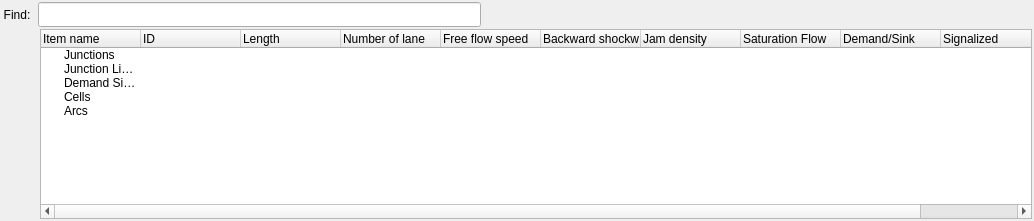
<?xml version="1.0" encoding="UTF-8"?>
<ui version="4.0">
 <class>DListElementPanel</class>
 <widget class="QWidget" name="DListElementPanel">
  <property name="geometry">
   <rect>
    <x>0</x>
    <y>0</y>
    <width>1034</width>
    <height>221</height>
   </rect>
  </property>
  <property name="windowTitle">
   <string>DListElementPanel</string>
  </property>
  <layout class="QVBoxLayout" name="verticalLayout">
   <property name="spacing">
    <number>2</number>
   </property>
   <property name="leftMargin">
    <number>2</number>
   </property>
   <property name="topMargin">
    <number>2</number>
   </property>
   <property name="rightMargin">
    <number>2</number>
   </property>
   <property name="bottomMargin">
    <number>2</number>
   </property>
   <item>
    <layout class="QHBoxLayout" name="horizontalLayout">
     <property name="spacing">
      <number>6</number>
     </property>
     <item>
      <widget class="QLabel" name="FindText_label">
       <property name="sizePolicy">
        <sizepolicy hsizetype="Preferred" vsizetype="Minimum">
         <horstretch>0</horstretch>
         <verstretch>0</verstretch>
        </sizepolicy>
       </property>
       <property name="minimumSize">
        <size>
         <width>30</width>
         <height>25</height>
        </size>
       </property>
       <property name="text">
        <string>Find:</string>
       </property>
       <property name="alignment">
        <set>Qt::AlignCenter</set>
       </property>
      </widget>
     </item>
     <item>
      <widget class="QLineEdit" name="FindInput_lineEdit">
       <property name="sizePolicy">
        <sizepolicy hsizetype="Expanding" vsizetype="Minimum">
         <horstretch>0</horstretch>
         <verstretch>0</verstretch>
        </sizepolicy>
       </property>
       <property name="minimumSize">
        <size>
         <width>0</width>
         <height>25</height>
        </size>
       </property>
      </widget>
     </item>
     <item>
      <widget class="QLabel" name="FindResult_label">
       <property name="sizePolicy">
        <sizepolicy hsizetype="Preferred" vsizetype="Minimum">
         <horstretch>0</horstretch>
         <verstretch>0</verstretch>
        </sizepolicy>
       </property>
       <property name="minimumSize">
        <size>
         <width>40</width>
         <height>25</height>
        </size>
       </property>
       <property name="text">
        <string/>
       </property>
      </widget>
     </item>
     <item>
      <widget class="QPushButton" name="SearchUpward_pushButton">
       <property name="sizePolicy">
        <sizepolicy hsizetype="Minimum" vsizetype="Minimum">
         <horstretch>0</horstretch>
         <verstretch>0</verstretch>
        </sizepolicy>
       </property>
       <property name="minimumSize">
        <size>
         <width>25</width>
         <height>25</height>
        </size>
       </property>
       <property name="maximumSize">
        <size>
         <width>25</width>
         <height>25</height>
        </size>
       </property>
       <property name="toolTip">
        <string>Search upward</string>
       </property>
       <property name="styleSheet">
        <string notr="true">#SearchUpward_pushButton{
padding: 0px 0 0px 0;
background:none;
border-width: 2px;
border-style: solid;
border-radius: 2px;
background-repeat:none;
font: bold italic large &quot;Times New Roman&quot;;
text-align: bottom;
background-image: url(./icons/up_icon_20px.png);
background-position: center ;
padding-bottom:0;

}
#SearchUpward_pushButton:hover
{
background-color:rgb(30, 190, 220,  10%);
border-width: 2px;
border-style: solid;
border-color: rgb(29, 190, 220,  15%);
background-repeat:none;
}
#SearchUpward_pushButton:pressed
{
background:rgb(25, 185, 215,  20%);
border-width: 2px;
border-style: solid;
border-color:rgb(24, 185, 215,  25%);
background-repeat:none;
font: bold italic large &quot;Times New Roman&quot;;
text-align: bottom;
background-image: url(./icons/up_icon_20px.png);
background-position: center;
}
</string>
       </property>
       <property name="text">
        <string/>
       </property>
      </widget>
     </item>
     <item>
      <widget class="QPushButton" name="SearchDownward_pushButton">
       <property name="sizePolicy">
        <sizepolicy hsizetype="Minimum" vsizetype="Minimum">
         <horstretch>0</horstretch>
         <verstretch>0</verstretch>
        </sizepolicy>
       </property>
       <property name="minimumSize">
        <size>
         <width>25</width>
         <height>25</height>
        </size>
       </property>
       <property name="maximumSize">
        <size>
         <width>25</width>
         <height>25</height>
        </size>
       </property>
       <property name="toolTip">
        <string>Search downward</string>
       </property>
       <property name="styleSheet">
        <string notr="true">#SearchDownward_pushButton{
padding: 0px 0 0px 0;
background:none;
border-width: 2px;
border-style: solid;
border-radius: 2px;
background-repeat:none;
font: bold italic large &quot;Times New Roman&quot;;
text-align: bottom;
background-image: url(./icons/down_icon_20px.png);
background-position: center ;
padding-bottom:0;

}
#SearchDownward_pushButton:hover
{
background-color:rgb(30, 190, 220,  10%);
border-width: 2px;
border-style: solid;
border-color: rgb(29, 190, 220,  15%);
background-repeat:none;
}
#SearchDownward_pushButton:pressed
{
background:rgb(25, 185, 215,  20%);
border-width: 2px;
border-style: solid;
border-color:rgb(24, 185, 215,  25%);
background-repeat:none;
font: bold italic large &quot;Times New Roman&quot;;
text-align: bottom;
background-image: url(./icons/down_icon_20px.png);
background-position: center;
}
</string>
       </property>
       <property name="text">
        <string/>
       </property>
      </widget>
     </item>
     <item>
      <spacer name="Button_horizontalSpacer">
       <property name="orientation">
        <enum>Qt::Horizontal</enum>
       </property>
       <property name="sizeHint" stdset="0">
        <size>
         <width>40</width>
         <height>25</height>
        </size>
       </property>
      </spacer>
     </item>
    </layout>
   </item>
   <item>
    <layout class="QHBoxLayout" name="treewidget_horizontalLayout">
     <property name="spacing">
      <number>2</number>
     </property>
     <item>
      <layout class="QVBoxLayout" name="Buttons_verticalLayout">
       <property name="spacing">
        <number>0</number>
       </property>
       <item>
        <widget class="QPushButton" name="ZoomIn_pushButton">
         <property name="sizePolicy">
          <sizepolicy hsizetype="Preferred" vsizetype="Preferred">
           <horstretch>0</horstretch>
           <verstretch>0</verstretch>
          </sizepolicy>
         </property>
         <property name="toolTip">
          <string>Zoom into the location of selected items</string>
         </property>
         <property name="statusTip">
          <string/>
         </property>
         <property name="styleSheet">
          <string notr="true">#ZoomIn_pushButton{
padding: 0px 0 0px 0;
background:none;
border-width: 2px;
border-style: solid;
border-radius: 2px;
background-repeat:none;
font: bold italic large &quot;Times New Roman&quot;;
text-align: bottom;
background-image: url(./icons/zoomin_20px.png);
background-position: center ;
padding-bottom:0;

}
#ZoomIn_pushButton:hover
{
background-color:rgb(30, 190, 220,  10%);
border-width: 2px;
border-style: solid;
border-color: rgb(29, 190, 220,  15%);
background-repeat:none;
}
#ZoomIn_pushButton:pressed
{
background:rgb(25, 185, 215,  20%);
border-width: 2px;
border-style: solid;
border-color:rgb(24, 185, 215,  25%);
background-repeat:none;
font: bold italic large &quot;Times New Roman&quot;;
text-align: bottom;
background-image: url(./icons/zoomin_20px.png);
background-position: center;
}
</string>
         </property>
         <property name="text">
          <string/>
         </property>
        </widget>
       </item>
       <item>
        <widget class="QPushButton" name="SelectAll_pushButton">
         <property name="sizePolicy">
          <sizepolicy hsizetype="Preferred" vsizetype="Preferred">
           <horstretch>0</horstretch>
           <verstretch>0</verstretch>
          </sizepolicy>
         </property>
         <property name="toolTip">
          <string>Select all expanded items</string>
         </property>
         <property name="styleSheet">
          <string notr="true">#SelectAll_pushButton{
padding: 0px 0 0px 0;
background:none;
border-width: 2px;
border-style: solid;
border-radius: 2px;
background-repeat:none;
font: bold italic large &quot;Times New Roman&quot;;
text-align: bottom;
background-image: url(./icons/select_icon_20px.png);
background-position: center ;
padding-bottom:0;

}
#SelectAll_pushButton:hover
{
background-color:rgb(30, 190, 220,  10%);
border-width: 2px;
border-style: solid;
border-color: rgb(29, 190, 220,  15%);
background-repeat:none;
}
#SelectAll_pushButton:pressed
{
background:rgb(25, 185, 215,  20%);
border-width: 2px;
border-style: solid;
border-color:rgb(24, 185, 215,  25%);
background-repeat:none;
font: bold italic large &quot;Times New Roman&quot;;
text-align: bottom;
background-image: url(./icons/select_icon_20px.png);
background-position: center;
}
</string>
         </property>
         <property name="text">
          <string/>
         </property>
        </widget>
       </item>
       <item>
        <widget class="QPushButton" name="UnselectAll_pushButton">
         <property name="sizePolicy">
          <sizepolicy hsizetype="Preferred" vsizetype="Preferred">
           <horstretch>0</horstretch>
           <verstretch>0</verstretch>
          </sizepolicy>
         </property>
         <property name="toolTip">
          <string>Unselected all items</string>
         </property>
         <property name="styleSheet">
          <string notr="true">#UnselectAll_pushButton{
padding: 0px 0 0px 0;
background:none;
border-width: 2px;
border-style: solid;
border-radius: 2px;
background-repeat:none;
font: bold italic large &quot;Times New Roman&quot;;
text-align: bottom;
background-image: url(./icons/Unselect_icon_20px.png);
background-position: center ;
padding-bottom:0;

}
#UnselectAll_pushButton:hover
{
background-color:rgb(30, 190, 220,  10%);
border-width: 2px;
border-style: solid;
border-color: rgb(29, 190, 220,  15%);
background-repeat:none;
}
#UnselectAll_pushButton:pressed
{
background:rgb(25, 185, 215,  20%);
border-width: 2px;
border-style: solid;
border-color:rgb(24, 185, 215,  25%);
background-repeat:none;
font: bold italic large &quot;Times New Roman&quot;;
text-align: bottom;
background-image: url(./icons/Unselect_icon_20px.png);
background-position: center;
}
</string>
         </property>
         <property name="text">
          <string/>
         </property>
        </widget>
       </item>
       <item>
        <widget class="QPushButton" name="ExpandAll_pushButton">
         <property name="sizePolicy">
          <sizepolicy hsizetype="Preferred" vsizetype="Preferred">
           <horstretch>0</horstretch>
           <verstretch>0</verstretch>
          </sizepolicy>
         </property>
         <property name="toolTip">
          <string>Expand all elements</string>
         </property>
         <property name="styleSheet">
          <string notr="true">#ExpandAll_pushButton{
padding: 0px 0 0px 0;
background:none;
border-width: 2px;
border-style: solid;
border-radius: 2px;
background-repeat:none;
font: bold italic large &quot;Times New Roman&quot;;
text-align: bottom;
background-image: url(./icons/expand_20px.png);
background-position: center ;
padding-bottom:0;

}
#ExpandAll_pushButton:hover
{
background-color:rgb(30, 190, 220,  10%);
border-width: 2px;
border-style: solid;
border-color: rgb(29, 190, 220,  15%);
background-repeat:none;
}
#ExpandAll_pushButton:pressed
{
background:rgb(25, 185, 215,  20%);
border-width: 2px;
border-style: solid;
border-color:rgb(24, 185, 215,  25%);
background-repeat:none;
font: bold italic large &quot;Times New Roman&quot;;
text-align: bottom;
background-image: url(./icons/expand_20px.png);
background-position: center;
}
</string>
         </property>
         <property name="text">
          <string/>
         </property>
        </widget>
       </item>
       <item>
        <widget class="QPushButton" name="CollapseAll_pushButton">
         <property name="sizePolicy">
          <sizepolicy hsizetype="Preferred" vsizetype="Preferred">
           <horstretch>0</horstretch>
           <verstretch>0</verstretch>
          </sizepolicy>
         </property>
         <property name="toolTip">
          <string>Collapse all elements</string>
         </property>
         <property name="styleSheet">
          <string notr="true">#CollapseAll_pushButton{
padding: 0px 0 0px 0;
background:none;
border-width: 2px;
border-style: solid;
border-radius: 2px;
background-repeat:none;
font: bold italic large &quot;Times New Roman&quot;;
text-align: bottom;
background-image: url(./icons/collapse_20px.png);
background-position: center ;
padding-bottom:0;

}
#CollapseAll_pushButton:hover
{
background-color:rgb(30, 190, 220,  10%);
border-width: 2px;
border-style: solid;
border-color: rgb(29, 190, 220,  15%);
background-repeat:none;
}
#CollapseAll_pushButton:pressed
{
background:rgb(25, 185, 215,  20%);
border-width: 2px;
border-style: solid;
border-color:rgb(24, 185, 215,  25%);
background-repeat:none;
font: bold italic large &quot;Times New Roman&quot;;
text-align: bottom;
background-image: url(./icons/collapse_20px.png);
background-position: center;
}
</string>
         </property>
         <property name="text">
          <string/>
         </property>
        </widget>
       </item>
       <item>
        <widget class="QPushButton" name="Close_pushButton">
         <property name="sizePolicy">
          <sizepolicy hsizetype="Preferred" vsizetype="Preferred">
           <horstretch>0</horstretch>
           <verstretch>0</verstretch>
          </sizepolicy>
         </property>
         <property name="toolTip">
          <string>Close this dialog</string>
         </property>
         <property name="styleSheet">
          <string notr="true">#Close_pushButton{
padding: 0px 0 0px 0;
background:none;
border-width: 2px;
border-style: solid;
border-radius: 2px;
background-repeat:none;
font: bold italic large &quot;Times New Roman&quot;;
text-align: bottom;
background-image: url(./icons/cancel_20px.png);
background-position: center ;
padding-bottom:0;

}
#Close_pushButton:hover
{
background-color:rgb(30, 190, 220,  10%);
border-width: 2px;
border-style: solid;
border-color: rgb(29, 190, 220,  15%);
background-repeat:none;
}
#Close_pushButton:pressed
{
background:rgb(25, 185, 215,  20%);
border-width: 2px;
border-style: solid;
border-color:rgb(24, 185, 215,  25%);
background-repeat:none;
font: bold italic large &quot;Times New Roman&quot;;
text-align: bottom;
background-image: url(./icons/cancel_20px.png);
background-position: center;
}
</string>
         </property>
         <property name="text">
          <string/>
         </property>
        </widget>
       </item>
      </layout>
     </item>
     <item>
      <widget class="QTreeWidget" name="treeWidget">
       <property name="selectionMode">
        <enum>QAbstractItemView::ExtendedSelection</enum>
       </property>
       <column>
        <property name="text">
         <string>Item name</string>
        </property>
       </column>
       <column>
        <property name="text">
         <string>ID</string>
        </property>
       </column>
       <column>
        <property name="text">
         <string>Length</string>
        </property>
       </column>
       <column>
        <property name="text">
         <string>Number of lane</string>
        </property>
       </column>
       <column>
        <property name="text">
         <string>Free flow speed</string>
        </property>
       </column>
       <column>
        <property name="text">
         <string>Backward shockwave speed</string>
        </property>
       </column>
       <column>
        <property name="text">
         <string>Jam density</string>
        </property>
       </column>
       <column>
        <property name="text">
         <string>Saturation Flow </string>
        </property>
       </column>
       <column>
        <property name="text">
         <string>Demand/Sink</string>
        </property>
       </column>
       <column>
        <property name="text">
         <string>Signalized</string>
        </property>
       </column>
       <column>
        <property name="text">
         <string>Box Junction</string>
        </property>
       </column>
       <item>
        <property name="text">
         <string>Junctions</string>
        </property>
        <property name="text">
         <string/>
        </property>
        <property name="text">
         <string/>
        </property>
        <property name="text">
         <string/>
        </property>
        <property name="text">
         <string/>
        </property>
        <property name="text">
         <string/>
        </property>
        <property name="text">
         <string/>
        </property>
        <property name="text">
         <string/>
        </property>
        <property name="text">
         <string/>
        </property>
        <property name="text">
         <string/>
        </property>
        <property name="text">
         <string/>
        </property>
       </item>
       <item>
        <property name="text">
         <string>Junction Links</string>
        </property>
        <property name="text">
         <string/>
        </property>
        <property name="text">
         <string/>
        </property>
        <property name="text">
         <string/>
        </property>
        <property name="text">
         <string/>
        </property>
        <property name="text">
         <string/>
        </property>
        <property name="text">
         <string/>
        </property>
        <property name="text">
         <string/>
        </property>
        <property name="text">
         <string/>
        </property>
        <property name="text">
         <string/>
        </property>
        <property name="text">
         <string/>
        </property>
       </item>
       <item>
        <property name="text">
         <string>Demand Sink Cells</string>
        </property>
        <property name="text">
         <string/>
        </property>
        <property name="text">
         <string/>
        </property>
        <property name="text">
         <string/>
        </property>
        <property name="text">
         <string/>
        </property>
        <property name="text">
         <string/>
        </property>
        <property name="text">
         <string/>
        </property>
        <property name="text">
         <string/>
        </property>
        <property name="text">
         <string/>
        </property>
        <property name="text">
         <string/>
        </property>
        <property name="text">
         <string/>
        </property>
       </item>
       <item>
        <property name="text">
         <string>Cells</string>
        </property>
        <property name="text">
         <string/>
        </property>
        <property name="text">
         <string/>
        </property>
        <property name="text">
         <string/>
        </property>
        <property name="text">
         <string/>
        </property>
        <property name="text">
         <string/>
        </property>
        <property name="text">
         <string/>
        </property>
        <property name="text">
         <string/>
        </property>
        <property name="text">
         <string/>
        </property>
        <property name="text">
         <string/>
        </property>
        <property name="text">
         <string/>
        </property>
       </item>
       <item>
        <property name="text">
         <string>Arcs</string>
        </property>
        <property name="text">
         <string/>
        </property>
        <property name="text">
         <string/>
        </property>
        <property name="text">
         <string/>
        </property>
        <property name="text">
         <string/>
        </property>
        <property name="text">
         <string/>
        </property>
        <property name="text">
         <string/>
        </property>
        <property name="text">
         <string/>
        </property>
        <property name="text">
         <string/>
        </property>
        <property name="text">
         <string/>
        </property>
        <property name="text">
         <string/>
        </property>
       </item>
      </widget>
     </item>
    </layout>
   </item>
  </layout>
 </widget>
 <layoutdefault spacing="6" margin="11"/>
 <resources/>
 <connections/>
</ui>
